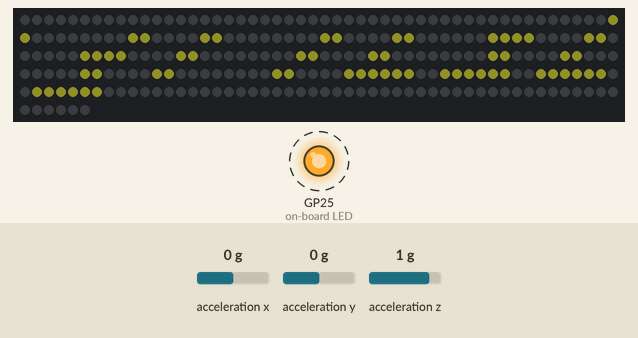
The program below on a simulated Raspberry Pi Pico running MicroPython. On the bench: 256 RGB LEDs in strip order, left to right, continuing on the next row, output pins drawn as LEDs (lit = HIGH). Dashed ring = blinking. The test bench sets the inputs (shaded band); at power-on: acceleration x 0 g, acceleration y 0 g, acceleration z 1 g. Dim RGB values are drawn brighter than linear; pins used as bus, display or sensor lines are not drawn; what the program prints to the serial console is not drawn.

Above: at 0.89 s.
1.3 s: acceleration x set to 0.3 g
At 1.94 s:
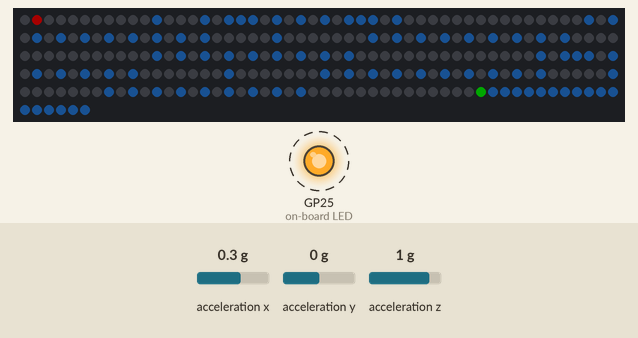
3.5 s: acceleration y set to -1.4 g
6.5 s: acceleration x set to -1.4 g
9.5 s: acceleration x set to 0.8 g
Timing chart, 0 to 12.8 s (numbered marks = the images above; inputs shaded):
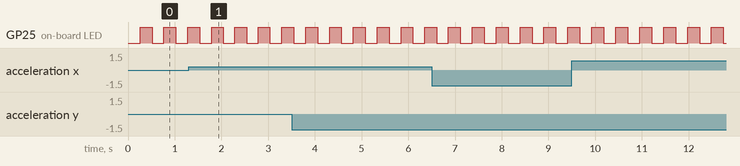

The program:

12-tilt-a-maze.py
```python
# Test 12: Tilt-a-Maze
# Filename: 12-tilt-a-maze.py
# Version: 1.1.0
#
# Tilt the board to roll the red ball through a light blue maze to the green
# hole in the opposite corner. Nine levels, then a rainbow.
# The code lives in the module tilt_a_maze.py (with the shared helpers in
# kit.py) so that program 13 can load it as a mode too. Upload all the .py
# files with ./upload-code.sh before you run this.
# Not yet tested on hardware.

import tilt_a_maze

print("Test 12: Tilt-a-Maze (version 1.1.0)")

tilt_a_maze.run()
```

tilt_a_maze.py
```python
# Module: Tilt-a-Maze (program 12, and mode 10 of program 13)
# Filename: tilt_a_maze.py
# Version: 1.0.0
#
# Tilt the board to roll the red ball through a light blue maze and into
# the green hole in the opposite corner. Each level is a little harder:
# the early mazes have shortcuts, and level 9 has only one way through.
# Before each level the matrix shows its number (L1 to L9). Finish level 9
# and a rainbow appears, then the game starts over.
# Run it on its own with 12-tilt-a-maze.py.
# The ball rolls toward the low side. If it rolls the wrong way, change
# FLIP_X, FLIP_Y or SWAP_XY in kit.py.
# Not yet tested on hardware.

from utime import ticks_ms, ticks_diff
import kit

# the matrix, from kit.py
NUMBER_PIXELS = kit.NUMBER_PIXELS
MATRIX_WIDTH = kit.WIDTH
MATRIX_HEIGHT = kit.HEIGHT
strip = kit.strip
xy = kit.xy
clear = kit.clear

# colors. About half the pixels are walls, so the wall color stays dim:
# the whole maze draws about 300 mA, well under what USB supplies.
WALL_COLOR = (3, 10, 18)        # light blue
BALL_COLOR = (40, 0, 0)         # red
HOLE_COLOR = (0, 40, 0)         # green
OFF = kit.OFF

# the rolling ball
TILT_MIN = 0.25         # tilts smaller than this (in g) do nothing
TILT_FULL = 0.8         # tipping this far rolls the ball at full speed
STEP_SLOW_MS = 260      # time per pixel at the gentlest tilt
STEP_FAST_MS = 90       # time per pixel when tipped all the way

# the levels. Level 1 is the first item in each list.
LAST_LEVEL = 9
# walls knocked out of the finished maze to make shortcuts: fewer each level
EXTRA_OPENINGS = [40, 30, 22, 16, 11, 7, 4, 2, 0]
# starting numbers for the maze builder, one per level, so every level is the
# same each time you play. Each one was picked so the way through is longer.
MAZE_SEEDS = [1, 87, 194, 108, 499, 236, 7, 701, 95]

# The maze is made of 8 x 8 cells. A cell is one pixel, with a wall pixel
# between it and the next cell, so cell (cx, cy) is pixel (2 * cx, 2 * cy).
# The last column and row are the maze's right and bottom walls.
CELLS_ACROSS = MATRIX_WIDTH // 2
CELLS_DOWN = MATRIX_HEIGHT // 2
# the ball starts in a different corner each level; the hole is the opposite one
# (level 1: ball in the upper left corner, hole in the lower right)
CORNERS = [(0, 0), (CELLS_ACROSS - 1, 0), (CELLS_ACROSS - 1, CELLS_DOWN - 1), (0, CELLS_DOWN - 1)]

# the rainbow arch
RAINBOW_COLORS = [
    (16, 0, 0),     # red
    (16, 5, 0),     # orange
    (14, 12, 0),    # yellow
    (0, 16, 0),     # green
    (0, 6, 16),     # blue
    (3, 0, 16),     # indigo
    (9, 0, 14),     # violet
]
RAINBOW_CENTER_X = (MATRIX_WIDTH - 1) / 2
RAINBOW_CENTER_Y = MATRIX_HEIGHT - 1
RAINBOW_INNER_RADIUS = 4
RAINBOW_BAND_WIDTH = 1.6
RAINBOW_FRAMES = 70
FRAME_MS = 130

TITLE_MS = 1500

# A small random number maker. Starting from the same seed it always makes
# the same numbers, so a level's maze is the same every time.
random_state = 1

def random_number(limit):
    global random_state
    random_state = (random_state * 75 + 74) % 65537
    return random_state % limit

def build_maze(level):
    # returns a list with one True (wall) or False (open) for every pixel
    global random_state
    random_state = MAZE_SEEDS[level - 1]
    walls = [True] * NUMBER_PIXELS
    seen = [False] * (CELLS_ACROSS * CELLS_DOWN)

    # Start in the upper left cell, wander to a cell we have not seen, and
    # knock out the wall between them. When stuck, back up. This visits every
    # cell and leaves exactly one way between any two of them.
    walls[0] = False
    seen[0] = True
    path = [(0, 0)]
    while len(path) > 0:
        cx, cy = path[-1]
        options = []
        for dx, dy in ((1, 0), (-1, 0), (0, 1), (0, -1)):
            nx = cx + dx
            ny = cy + dy
            if 0 <= nx < CELLS_ACROSS and 0 <= ny < CELLS_DOWN and not seen[ny * CELLS_ACROSS + nx]:
                options.append((dx, dy))
        if len(options) > 0:
            dx, dy = options[random_number(len(options))]
            nx = cx + dx
            ny = cy + dy
            walls[(2 * cy + dy) * MATRIX_WIDTH + 2 * cx + dx] = False   # the gap between the cells
            walls[2 * ny * MATRIX_WIDTH + 2 * nx] = False               # the new cell
            seen[ny * CELLS_ACROSS + nx] = True
            path.append((nx, ny))
        else:
            path.pop()

    # shortcuts: knock out some more of the walls that are still standing
    closed = []
    for y in range(MATRIX_HEIGHT - 1):
        for x in range(MATRIX_WIDTH - 1):
            if (x % 2) + (y % 2) == 1 and walls[y * MATRIX_WIDTH + x]:
                closed.append((x, y))
    shortcuts = EXTRA_OPENINGS[level - 1]
    if shortcuts > len(closed):
        shortcuts = len(closed)
    for i in range(shortcuts):
        x, y = closed.pop(random_number(len(closed)))
        walls[y * MATRIX_WIDTH + x] = False
    return walls

def can_roll(walls, x, y):
    return 0 <= x < MATRIX_WIDTH and 0 <= y < MATRIX_HEIGHT and not walls[y * MATRIX_WIDTH + x]

def tilt_direction(g):
    # -1, 0 or 1: which way a tilt pushes, or 0 if it is too small
    if g >= TILT_MIN:
        return 1
    if g <= -TILT_MIN:
        return -1
    return 0

def play_level(level):
    walls = build_maze(level)
    start_x, start_y = CORNERS[(level - 1) % 4]
    hole_x, hole_y = CORNERS[(level + 1) % 4]
    ball_x = start_x * 2
    ball_y = start_y * 2
    hole_x = hole_x * 2
    hole_y = hole_y * 2

    for y in range(MATRIX_HEIGHT):
        for x in range(MATRIX_WIDTH):
            strip[xy(x, y)] = WALL_COLOR if walls[y * MATRIX_WIDTH + x] else OFF
    strip[xy(hole_x, hole_y)] = HOLE_COLOR
    strip[xy(ball_x, ball_y)] = BALL_COLOR
    strip.write()

    moves = 0
    last_step = ticks_ms()
    while ball_x != hole_x or ball_y != hole_y:
        gx, gy = kit.read_tilt()
        size = max(abs(gx), abs(gy))
        now = ticks_ms()
        if size >= TILT_MIN:
            # the harder you tip, the faster the ball rolls
            speed = min(1, (size - TILT_MIN) / (TILT_FULL - TILT_MIN))
            interval = STEP_SLOW_MS - (STEP_SLOW_MS - STEP_FAST_MS) * speed
            if ticks_diff(now, last_step) >= interval:
                # try the direction tipped hardest, then the other one, so the
                # ball slides along a wall instead of sticking to it
                if abs(gx) >= abs(gy):
                    tries = ((tilt_direction(gx), 0), (0, tilt_direction(gy)))
                else:
                    tries = ((0, tilt_direction(gy)), (tilt_direction(gx), 0))
                for dx, dy in tries:
                    if (dx != 0 or dy != 0) and can_roll(walls, ball_x + dx, ball_y + dy):
                        strip[xy(ball_x, ball_y)] = OFF
                        ball_x += dx
                        ball_y += dy
                        strip[xy(ball_x, ball_y)] = BALL_COLOR
                        strip.write()
                        moves += 1
                        last_step = now
                        break
        kit.wait(10)

    print("Level", level, "solved in", moves, "moves")
    # the ball falls in the hole: flash green
    for i in range(3):
        strip[xy(hole_x, hole_y)] = OFF
        strip.write()
        kit.wait(150)
        strip[xy(hole_x, hole_y)] = HOLE_COLOR
        strip.write()
        kit.wait(150)

def show_rainbow():
    # an arch of seven colored bands that, after a moment, flow outward
    band_of = []
    for y in range(MATRIX_HEIGHT):
        for x in range(MATRIX_WIDTH):
            dx = x - RAINBOW_CENTER_X
            dy = y - RAINBOW_CENTER_Y
            distance = (dx * dx + dy * dy) ** 0.5
            band = int((distance - RAINBOW_INNER_RADIUS) / RAINBOW_BAND_WIDTH)
            if distance < RAINBOW_INNER_RADIUS or band >= len(RAINBOW_COLORS):
                band = -1
            band_of.append(band)
    for frame in range(RAINBOW_FRAMES):
        shift = 0
        if frame > 15:
            shift = (frame - 15) // 2
        for y in range(MATRIX_HEIGHT):
            for x in range(MATRIX_WIDTH):
                band = band_of[y * MATRIX_WIDTH + x]
                if band < 0:
                    strip[xy(x, y)] = OFF
                else:
                    strip[xy(x, y)] = RAINBOW_COLORS[(band + shift) % len(RAINBOW_COLORS)]
        strip.write()
        kit.wait(FRAME_MS)

def play_game():
    for level in range(1, LAST_LEVEL + 1):
        print("Level", level)
        kit.draw_text("L" + str(level))
        kit.wait(TITLE_MS)
        play_level(level)
    print("You finished all", LAST_LEVEL, "levels!")
    show_rainbow()

def run(settings=None):
    while True:
        play_game()
```

config.py
```python
# Moving Rainbow Configuration file
# Filename: config.py
# Version: 1.0.0
#
# This file contains the hardware configuration for the Tilt-a-Rainbow
# kit. It is imported by each program.

# 16x16 NeoPixel matrix (256 pixels)
NEOPIXEL_PIN = 0
MATRIX_WIDTH = 16
MATRIX_HEIGHT = 16
NUMBER_PIXELS = MATRIX_WIDTH * MATRIX_HEIGHT
# Many 16x16 panels are wired in a zig-zag: row 0 runs left to right,
# row 1 runs right to left, and so on. This panel is NOT: every row runs
# left to right. (Test 10 showed it: with True, the two rows of the dot
# moved in opposite directions.) Run 06-walk-pixels.py to see the pixel order.
SERPENTINE = False

# Largest color number that is safe when ALL 256 pixels are lit at once.
# 256 pixels at (8, 8, 8) draw about 480 mA, close to what a USB port supplies.
# Programs that light only a few pixels can use bigger numbers.
LEVEL = 8

# Two mode buttons, each wired from its GPIO pin to GND
BUTTON_PIN_1 = 14
BUTTON_PIN_2 = 15

# Accelerometer on I2C bus 0 (GP16 is SDA, GP17 is SCL)
# LIS3DH accelerometer. 0x19 is the usual address (0x18 if SDO is tied to GND).
# Run 02-probe.py to check.
ACCEL_I2C_ID = 0
ACCEL_SDA_PIN = 16
ACCEL_SCL_PIN = 17
ACCEL_ADDRESS = 0x19
```

Source omitted: kit.py (10240 bytes)

Measured:
- after the input at 1.3 s, the LEDs: first differ from a run without the input after 0.56 s (image 1)
- by itself, GP25 (on-board LED): alternates HIGH for 0.26 s and LOW for 0.26 s
